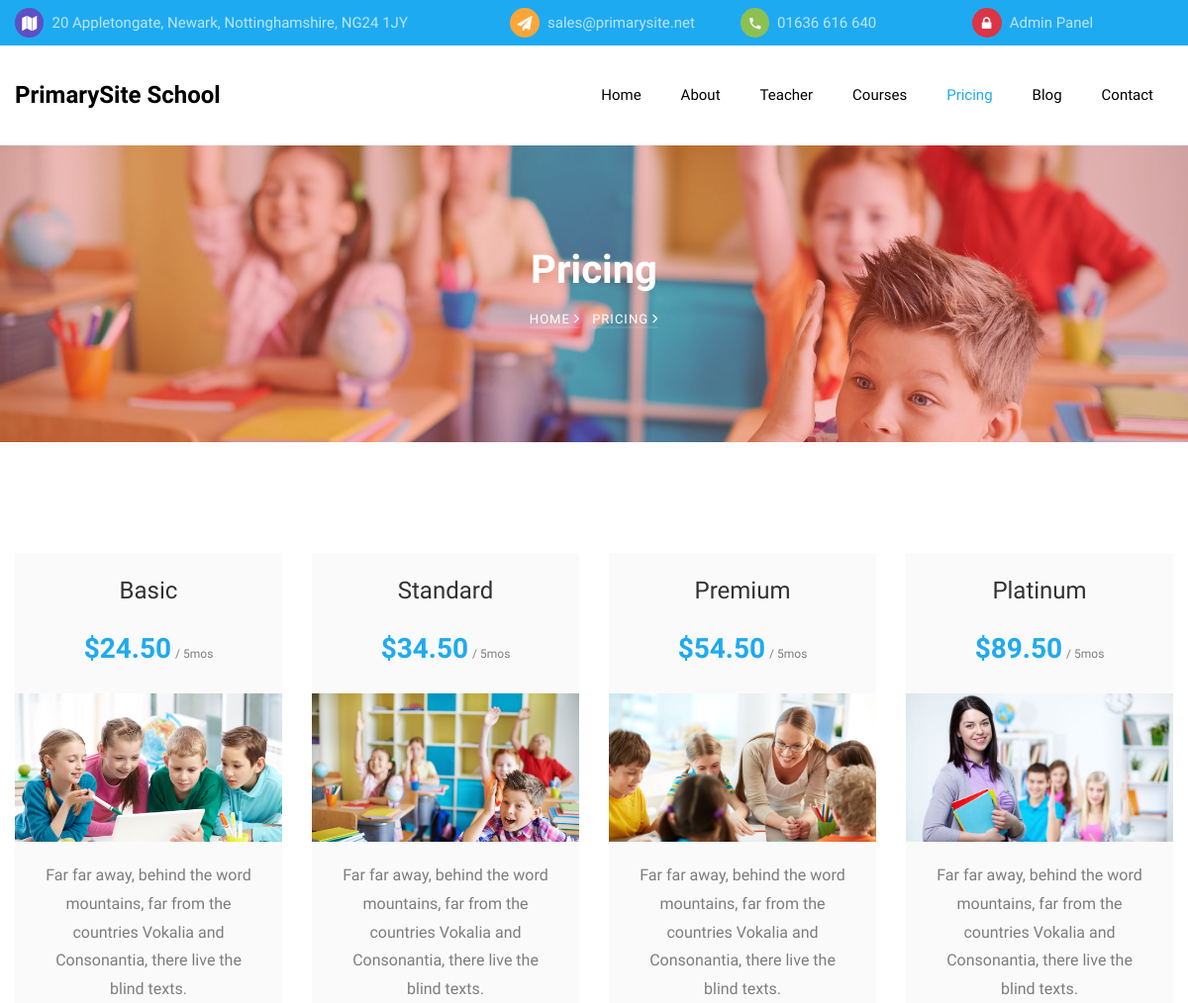
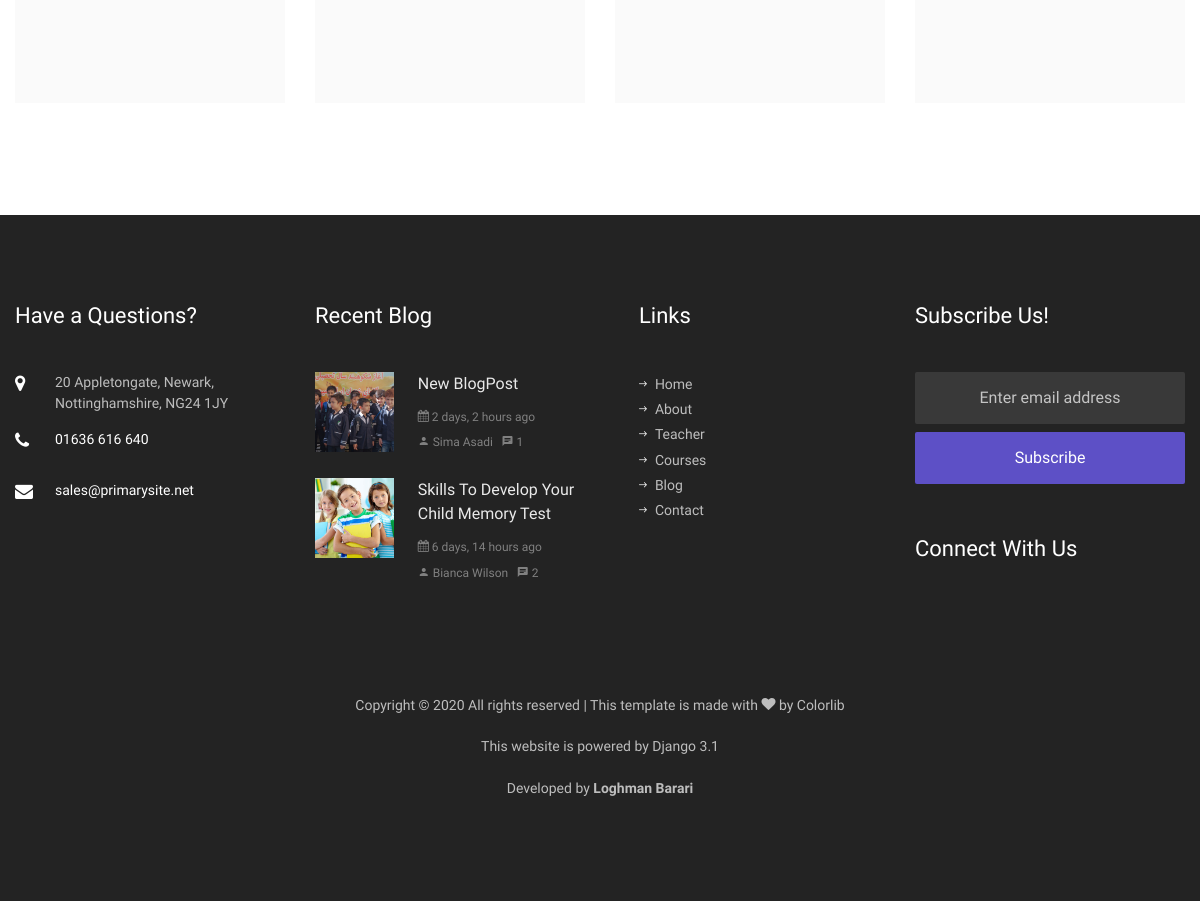
/pricing, run on the app's committed database (2 pictures, top to bottom).
### pages/models.py (models this page shows, shortened)
class Setting(models.Model):
    class Meta:
        db_table = 'kiddos_settings'
    name = models.CharField('Name', primary_key=True,
                            max_length=50, blank=False, null=False)
    value = models.TextField('Value', blank=True, null=True)

class PricingPlan(models.Model):
    class Meta:
        db_table = 'kiddos_pricingplan'
    name = models.CharField(_('Name'), max_length=30, blank=False, null=False)
    price = models.FloatField(_('Price'), null=False)
    duration = models.IntegerField(_('Duration'), null=False)
    short_desc = models.CharField(_('Short Description'), max_length=256,
                                  blank=False, null=False)
    image = models.ImageField(verbose_name=_('Image'), upload_to='images/%Y/%m/%d/',
                              null=False, validators=[validate_image_size])
    plan_cls = models.CharField(_('Plan Style Class'), max_length=20,
                                blank=True, null=True)

class BlogPost(models.Model):
    class Meta:
        db_table = 'kiddos_blog_post'
        indexes = [
            models.Index(name='search_on_blog_pots',
                         fields=['is_published', 'title', 'short_desc']),
        ]
        ordering = ('-create_date',)
    title = models.CharField('Title', max_length=128, blank=False, null=False,
                             help_text='Enter title of blog post')
    short_desc = models.CharField('Short Description', max_length=256)
    body = models.TextField(
        'Body', help_text='HTML tags can be used to decorating the text')
    tags = models.CharField(_('Tags'), max_length=128,
                            blank=True, null=False, default='')
    image = models.ImageField('Image', upload_to='images/%Y/%m/%d/',
                              validators=[validate_image_size])
    is_published = models.BooleanField(_('Is published!'), default=True)
    author = models.ForeignKey('pages.Teacher', on_delete=models.DO_NOTHING,
                               related_name='+', null=True,
                               verbose_name=_('Author'))
    create_date = models.DateTimeField(verbose_name=_('Creation Date'),
                                       auto_now_add=True, blank=True)
    create_user = models.ForeignKey(
        settings.AUTH_USER_MODEL,
        on_delete=models.CASCADE,
        related_name='+',
        blank=True,
        null=True,
        verbose_name=_('Created by'),
    )
    @property
    def published_comments(self):
        return PostComment.objects.filter(blog_post__id=self.id,
                                          is_published=True)
    def get_absolute_url(self):
        from django.urls import reverse
        return reverse('blog-single', args=[str(self.id)])

class Teacher(models.Model):
    class Meta:
        db_table = 'kiddos_teacher'
    full_name = models.CharField(_('Full Name'), max_length=60)
    position = models.ForeignKey(TeacherPosition, on_delete=models.DO_NOTHING,
                                 related_name='+', verbose_name=_('Position'))
    short_desc = models.CharField(_('Short Description'), max_length=256)
    photo = models.ImageField(verbose_name=_('Photo'), upload_to='photos/%Y/%m/%d/',
                              null=True, blank=True,
                              validators=[validate_image_size])
    twitter = models.CharField(_('Twitter Account'), max_length=30,
                               blank=True, null=True)
    facebook = models.CharField(_('Facebook Account'), max_length=30,
                                blank=True, null=True)
    googleplus = models.CharField(_('Google+ Account'), max_length=30,
                                  blank=True, null=True)
    instagram = models.CharField(_('Instagram Account'), max_length=30,
                                 blank=True, null=True)
    is_published = models.BooleanField(_('Is published!'), default=True,
                                       null=False)
    publish_on_index = models.BooleanField(_('Is published on index page?!'),
                                           default=True, null=False)
    def __str__(self):
        return self.full_name

### pages/views.py (the view)
# urls.py: path('pricing', views.pricing, name='pricing'),
def pricing(request):
    pricing_plans = models.PricingPlan.objects.all()
    return render(request, 'pages/pricing.html',
                  {'pricing_plans': pricing_plans})

### pages/views.py (called while the page is built)
def render(request, template, data=None):
    if data is None:
        data = {}
    data.update(services.get_website_settings())
    return _render(request, template, data)

### templates/pages/pricing.html
{% extends 'base.html' %}
{% load static %}
{% load humanize %}
{% block content %}
<section class="hero-wrap hero-wrap-2" style="background-image: url('{% static 'images/bg_2.jpg' %}');">
    <div class="overlay"></div>
    <div class="container">
        <div class="row no-gutters slider-text align-items-center justify-content-center">
            <div class="col-md-9 ftco-animate text-center">
                <h1 class="mb-2 bread">Pricing</h1>
                <p class="breadcrumbs"><span class="mr-2"><a href="{% url 'index' %}">Home <i
                                class="ion-ios-arrow-forward"></i></a></span> <span>Pricing <i
                            class="ion-ios-arrow-forward"></i></span></p>
            </div>
        </div>
    </div>
</section>
<section class="ftco-section">
    <div class="container">
        <div class="row">
            {% if pricing_plans %}
            {% for plan in pricing_plans %}
            <div class="col-md-6 col-lg-3 ftco-animate">
                <div class="pricing-entry bg-light pb-4 text-center">
                    <div>
                        <h3 class="mb-3">{{ plan.name }}</h3>
                        <p><span class="price">${{ plan.price|floatformat:2|intcomma }}</span> <span class="per">/ {{ plan.duration }}mos</span></p>
                    </div>
                    <div class="img" style="background-image: url('{{ plan.image.url }}');"></div>
                    <div class="px-4">
                        <p>{{ plan.short_desc }}</p>
                    </div>
                    <p class="button text-center"><a href="#" class="btn {{ plan.plan_cls }} px-4 py-3">Take A Course</a></p>
                </div>
            </div>
            {% endfor %}
            {% else %}
            <h1> No pricing plan found!</h1>
            {% endif %}
        </div>
    </div>
</section>
{% endblock %}

### templates/partials/_topbar.html
<div class="py-2 bg-primary">
    <div class="container">
        <div class="row no-gutters d-flex align-items-start align-items-center px-3 px-md-0">
            <div class="col-lg-12 d-block">
                <div class="row d-flex">
                    <div class="col-md-5 pr-4 d-flex topper align-items-center">
                        <div class="icon bg-fifth mr-2 d-flex justify-content-center align-items-center"><span
                                class="icon-map"></span></div>
                        <span class="text">{{ settings_address }}</span>
                    </div>
                    <div class="col-md pr-4 d-flex topper align-items-center">
                        <div class="icon bg-secondary mr-2 d-flex justify-content-center align-items-center"><span
                                class="icon-paper-plane"></span></div>
                        <a href="mailto:{{ settings_email }}"><span class="text">{{ settings_email }}</span></a>
                    </div>
                    <div class="col-md pr-4 d-flex topper align-items-center">
                        <div class="icon bg-tertiary mr-2 d-flex justify-content-center align-items-center"><span
                                class="icon-phone2"></span></div>
                        <span class="text">{{ settings_phone_no }}</span>
                    </div>
                    <div class="col-md pr-4 d-flex topper align-items-center">
                        <div class="icon bg-danger mr-2 d-flex justify-content-center align-items-center"><span
                                class="icon-lock"></span></div>
                        <a href="{% url 'admin:login' %}"><span class="text">Admin Panel</span></a>
                    </div>
                </div>
            </div>
        </div>
    </div>
</div>

### templates/partials/_navbar.html (shortened to what this page needs)
<nav class="navbar navbar-expand-lg navbar-dark bg-dark ftco_navbar ftco-navbar-light" id="ftco-navbar">
    <div class="container d-flex align-items-center">
        <a class="navbar-brand" href="{% url 'index' %}">{{ settings_website_name }}</a>
        <div class="collapse navbar-collapse" id="ftco-nav">
            <ul class="navbar-nav ml-auto">
                <li {% if '/' == request.path %} class="nav-item active" {% else %} class="nav-item" {% endif %}><a
                        href="{% url 'index' %}" class="nav-link pl-0">Home</a></li>
                <li {% if '/about' == request.path %} class="nav-item active" {% else %} class="nav-item" {% endif %}><a
                        href="{% url 'about' %}" class="nav-link">About</a></li>
                <li {% if '/teacher' == request.path %} class="nav-item active" {% else %} class="nav-item" {% endif %}>
                    <a href="{% url 'teachers' %}" class="nav-link">Teacher</a></li>
                <li {% if '/courses' == request.path %} class="nav-item active" {% else %} class="nav-item" {% endif %}>
                    <a href="{% url 'courses' %}" class="nav-link">Courses</a></li>
                <li {% if '/pricing' == request.path %} class="nav-item active" {% else %} class="nav-item" {% endif %}>
                    <a href="{% url 'pricing' %}" class="nav-link">Pricing</a></li>
                <li {% if '/blog' == request.path %} class="nav-item active" {% else %} class="nav-item" {% endif %}><a
                        href="{% url 'blog' %}" class="nav-link">Blog</a></li>
                <li {% if '/contact' == request.path %} class="nav-item active" {% else %} class="nav-item" {% endif %}>
                    <a href="{% url 'contact' %}" class="nav-link">Contact</a></li>
            </ul>
        </div>
    </div>
</nav>

### templates/partials/_footer.html (shortened to what this page needs)
{% load humanize %}
<footer class="ftco-footer ftco-bg-dark ftco-section">
  <div class="container">
    <div class="row mb-5">
      <div class="col-md-6 col-lg-3">
        <div class="ftco-footer-widget mb-5">
          <h2 class="ftco-heading-2">Have a Questions?</h2>
          <div class="block-23 mb-3">
            <ul>
              <li>
                <span class="icon icon-map-marker"></span>
                <span class="text">{{ settings_address }}</span>
              </li>
              <li>
                <a href="#"><span class="icon icon-phone"></span>
                  <span class="text">{{ settings_phone_no }}</span></a>
              </li>
              <li>
                <a href="#">
                  <span class="icon icon-envelope"></span>
                  <span class="text">{{ settings_email }}</span></a>
              </li>
            </ul>
          </div>
        </div>
      </div>
      <div class="col-md-6 col-lg-3">
        <div class="ftco-footer-widget mb-5">
          <h2 class="ftco-heading-2">Recent Blog</h2>
          {% if latest_blog_posts %} {% for blog_post in latest_blog_posts %}
          <div class="block-21 mb-4 d-flex">
            <a href="{% url 'blog-single' blog_post.id %}" class="blog-img mr-4"
              style="background-image: url('{{ blog_post.image.url }}');"></a>
            <div class="text">
              <h3 class="heading">
                <a href="{% url 'blog-single' blog_post.id %}">
                  {{ blog_post.title }}</a></h3>
              <div class="meta">
                <div>
                  <a href="#">
                    <span class="icon-calendar"></span>
                    {{ blog_post.create_date|naturaltime }}</a>
                </div>
                <div>
                  <a href="{% url 'teacher' blog_post.author.id %}"><span class="icon-person"></span>
                    {{ blog_post.author }}</a>
                </div>
                <div>
                  <a href="{{ blog_post.get_absolute_url }}">
                    <span class="icon-chat"></span> {{ blog_post.published_comments.count }}</a>
                </div>
              </div>
            </div>
          </div>
          {% endfor %} {% else %}
          <h3>No recent post found!</h3>
          {% endif %}
        </div>
      </div>
      <div class="col-md-6 col-lg-3">
        <div class="ftco-footer-widget mb-5 ml-md-4">
          <h2 class="ftco-heading-2">Links</h2>
          <ul class="list-unstyled">
            <li>
              <a href="{% url 'index' %}"><span class="ion-ios-arrow-round-forward mr-2"></span>Home</a>
            </li>
            <li>
              <a href="{% url 'about' %}"><span class="ion-ios-arrow-round-forward mr-2"></span>About</a>
            </li>
            <li>
              <a href="{% url 'teachers' %}"><span class="ion-ios-arrow-round-forward mr-2"></span>Teacher</a>
            </li>
            <li>
              <a href="{% url 'courses' %}"><span class="ion-ios-arrow-round-forward mr-2"></span>Courses</a>
            </li>
            <li>
              <a href="{% url 'blog' %}"><span class="ion-ios-arrow-round-forward mr-2"></span>Blog</a>
            </li>
            <li>
              <a href="{% url 'contact' %}"><span class="ion-ios-arrow-round-forward mr-2"></span>Contact</a>
            </li>
          </ul>
        </div>
      </div>
      <div class="col-md-6 col-lg-3">
        <div class="ftco-footer-widget mb-5">
          <h2 class="ftco-heading-2">Subscribe Us!</h2>
          <form action="{% url 'subscribe-me' %}" method="POST" class="subscribe-form">
            <div class="form-group">
              <input type="email" name="email" required class="form-control mb-2 text-center"
                placeholder="Enter email address" />
              <input type="submit" value="Subscribe" class="form-control submit px-3" />
            </div>
          </form>
        </div>
        <div class="ftco-footer-widget mb-5">
          <h2 class="ftco-heading-2 mb-0">Connect With Us</h2>
          <ul class="ftco-footer-social list-unstyled float-md-left float-lft mt-3">
          </ul>
        </div>
      </div>
    </div>
    <div class="row">
      <div class="col-md-12 text-center">
        <p>
          Copyright &copy;
          All rights reserved | This template is made with
          <i class="icon-heart" aria-hidden="true"></i> by
          <a href="https://colorlib.com" target="_blank">Colorlib</a>
        </p>
        <p>This website is powered by Django 3.1</p>
        <p>
          Developed by
          <b><a href="https://ir.linkedin.com/in/loghman-barari-13095724" target="_blank">Loghman Barari</a>
          </b>
        </p>
      </div>
    </div>
  </div>
</footer>

### kiddos/static/css/icomoon.css (style rules this page uses)
[class^="icon-"], [class*=" icon-"] { font-family: 'icomoon' !important; speak: none; font-style: normal; font-weight: normal; font-variant: normal; text-transform: none; line-height: 1; -webkit-font-smoothing: antialiased; -moz-osx-font-smoothing: grayscale; }
.icon-heart:before { content: "\f004"; }
.icon-lock:before { content: "\f023"; }
.icon-map-marker:before { content: "\f041"; }
.icon-calendar:before { content: "\f073"; }
.icon-phone:before { content: "\f095"; }
.icon-envelope:before { content: "\f0e0"; }
.icon-paper-plane:before { content: "\f1d8"; }
.icon-map:before { content: "\f279"; }
.icon-phone2:before { content: "\e0cd"; }
.icon-chat:before { content: "\e0b7"; }
.icon-person:before { content: "\e7fd"; }

### data on the page
Setting: value "20 Appletongate, Newark, Nottinghamshire, NG24 1JY"
Setting: value "sales@primarysite.net"
Setting: value "01636 616 640"
Setting: value "PrimarySite School"
PricingPlan: name "Basic", price "24.50", duration "5", image (picture), short_desc "Far far away, behind the word mountains, far from the countries Vokalia and Consonantia, there live the blind texts."
PricingPlan: name "Standard", price "34.50", duration "5", image (picture), short_desc "Far far away, behind the word mountains, far from the countries Vokalia and Consonantia, there live the blind texts."
PricingPlan: name "Premium", price "54.50", duration "5", image (picture), short_desc "Far far away, behind the word mountains, far from the countries Vokalia and Consonantia, there live the blind texts."
PricingPlan: name "Platinum", price "89.50", duration "5", image (picture), short_desc "Far far away, behind the word mountains, far from the countries Vokalia and Consonantia, there live the blind texts."
BlogPost: image (picture), title "New BlogPost", create_date "2 days, 2 hours ago", author "Sima Asadi", published_comments.count "1"
BlogPost: image (picture), title "Skills To Develop Your Child Memory Test", create_date "6 days, 14 hours ago", author "Bianca Wilson", published_comments.count "2"
